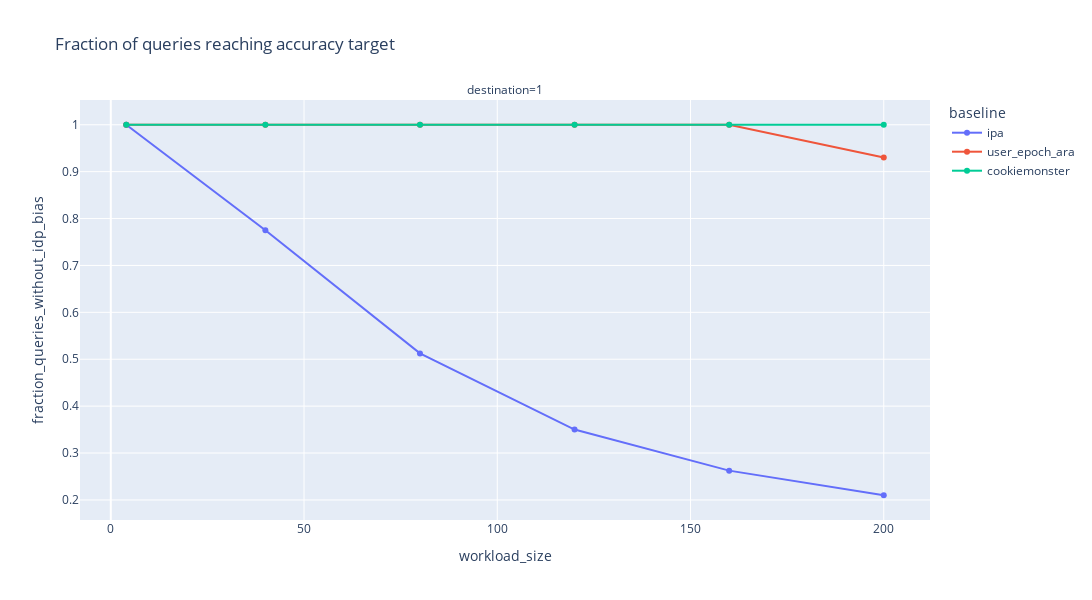
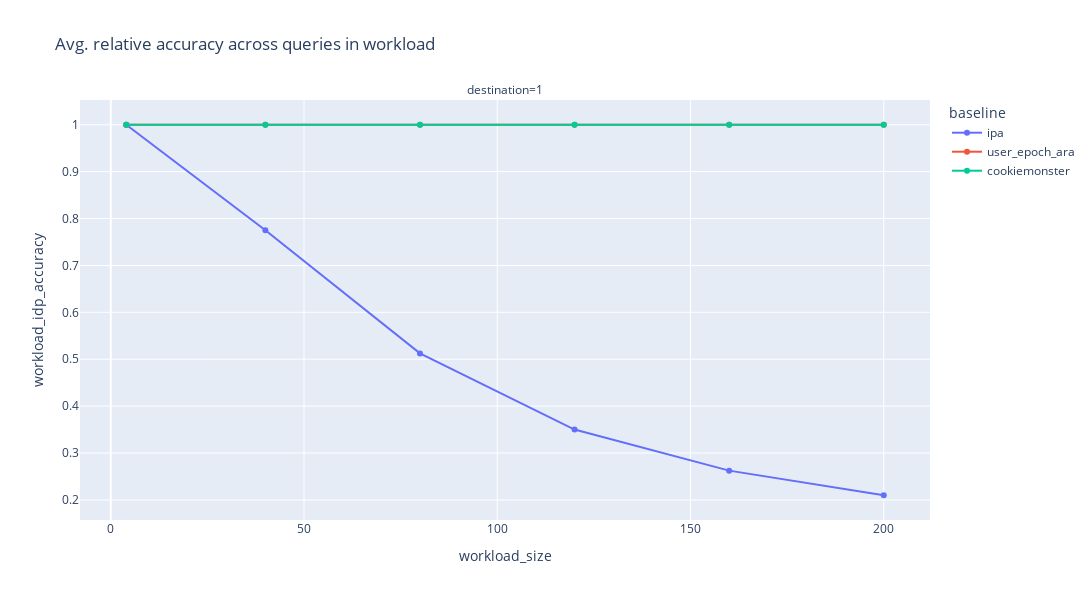

These figures' notebook cell, in order:
### Code cell
path = "ray/synthetic/bias_varying_workload_size1"
df = analyze_results(path, "bias")
plot_accuracy(df)

### Figure 1 — Plotly figure (JSON) as saved in the notebook; plotly's stock layout.template omitted (floating-point values rounded to 4 significant figures)
{"data": [{"hovertemplate": "baseline=ipa<br>destination=1<br>workload_size=%{x}<br>fraction_queries_without_idp_bias=%{y}<extra></extra>", "legendgroup": "ipa", "line": {"color": "#636efa", "dash": "solid"}, "marker": {"symbol": "circle"}, "mode": "lines+markers", "name": "ipa", "orientation": "v", "showlegend": true, "type": "scatter", "x": [4, 40, 80, 120, 160, 200], "xaxis": "x", "y": [1, 0.775, 0.5125, 0.35, 0.2625, 0.21], "yaxis": "y"}, {"hovertemplate": "baseline=user_epoch_ara<br>destination=1<br>workload_size=%{x}<br>fraction_queries_without_idp_bias=%{y}<extra></extra>", "legendgroup": "user_epoch_ara", "line": {"color": "#EF553B", "dash": "solid"}, "marker": {"symbol": "circle"}, "mode": "lines+markers", "name": "user_epoch_ara", "orientation": "v", "showlegend": true, "type": "scatter", "x": [4, 40, 80, 120, 160, 200], "xaxis": "x", "y": [1, 1, 1, 1, 1, 0.93], "yaxis": "y"}, {"hovertemplate": "baseline=cookiemonster<br>destination=1<br>workload_size=%{x}<br>fraction_queries_without_idp_bias=%{y}<extra></extra>", "legendgroup": "cookiemonster", "line": {"color": "#00cc96", "dash": "solid"}, "marker": {"symbol": "circle"}, "mode": "lines+markers", "name": "cookiemonster", "orientation": "v", "showlegend": true, "type": "scatter", "x": [4, 40, 80, 120, 160, 200], "xaxis": "x", "y": [1, 1, 1, 1, 1, 1], "yaxis": "y"}], "layout": {"annotations": [{"showarrow": false, "text": "destination=1", "x": 0.5, "xanchor": "center", "xref": "paper", "y": 1, "yanchor": "bottom", "yref": "paper"}], "height": 600, "legend": {"title": {"text": "baseline"}, "tracegroupgap": 0}, "title": {"text": "Fraction of queries reaching accuracy target"}, "width": 1100, "xaxis": {"anchor": "y", "autorange": true, "domain": [0, 1], "range": [-7.968, 212.0], "title": {"text": "workload_size"}, "type": "linear"}, "yaxis": {"anchor": "x", "autorange": true, "domain": [0, 1], "range": [0.1572, 1.053], "title": {"text": "fraction_queries_without_idp_bias"}, "type": "linear"}}}

### Figure 2 — Plotly figure (JSON) as saved in the notebook; plotly's stock layout.template omitted (floating-point values rounded to 4 significant figures)
{"data": [{"hovertemplate": "baseline=ipa<br>destination=1<br>workload_size=%{x}<br>workload_idp_accuracy=%{y}<extra></extra>", "legendgroup": "ipa", "line": {"color": "#636efa", "dash": "solid"}, "marker": {"symbol": "circle"}, "mode": "lines+markers", "name": "ipa", "orientation": "v", "showlegend": true, "type": "scatter", "x": [4, 40, 80, 120, 160, 200], "xaxis": "x", "y": [1, 0.775, 0.5125, 0.35, 0.2625, 0.21], "yaxis": "y"}, {"hovertemplate": "baseline=user_epoch_ara<br>destination=1<br>workload_size=%{x}<br>workload_idp_accuracy=%{y}<extra></extra>", "legendgroup": "user_epoch_ara", "line": {"color": "#EF553B", "dash": "solid"}, "marker": {"symbol": "circle"}, "mode": "lines+markers", "name": "user_epoch_ara", "orientation": "v", "showlegend": true, "type": "scatter", "x": [4, 40, 80, 120, 160, 200], "xaxis": "x", "y": [1, 1, 1, 1, 1, 1.0], "yaxis": "y"}, {"hovertemplate": "baseline=cookiemonster<br>destination=1<br>workload_size=%{x}<br>workload_idp_accuracy=%{y}<extra></extra>", "legendgroup": "cookiemonster", "line": {"color": "#00cc96", "dash": "solid"}, "marker": {"symbol": "circle"}, "mode": "lines+markers", "name": "cookiemonster", "orientation": "v", "showlegend": true, "type": "scatter", "x": [4, 40, 80, 120, 160, 200], "xaxis": "x", "y": [1, 1, 1, 1, 1, 1], "yaxis": "y"}], "layout": {"annotations": [{"showarrow": false, "text": "destination=1", "x": 0.5, "xanchor": "center", "xref": "paper", "y": 1, "yanchor": "bottom", "yref": "paper"}], "height": 600, "legend": {"title": {"text": "baseline"}, "tracegroupgap": 0}, "title": {"text": "Avg. relative accuracy across queries in workload"}, "width": 1100, "xaxis": {"anchor": "y", "autorange": true, "domain": [0, 1], "range": [-7.968, 212.0], "title": {"text": "workload_size"}, "type": "linear"}, "yaxis": {"anchor": "x", "autorange": true, "domain": [0, 1], "range": [0.1572, 1.053], "title": {"text": "workload_idp_accuracy"}, "type": "linear"}}}
